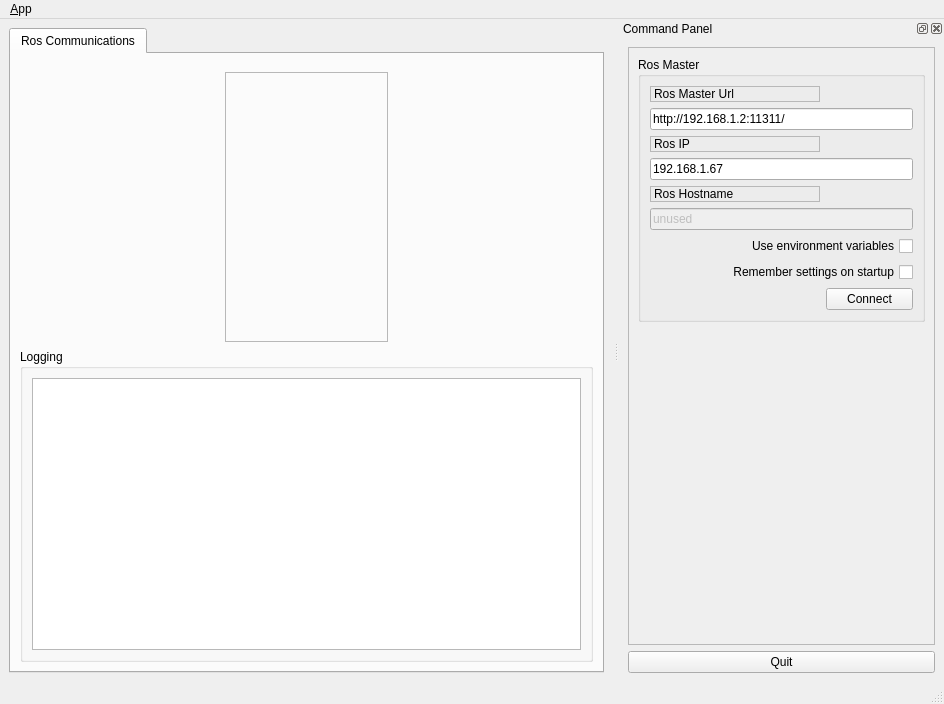
<?xml version="1.0" encoding="UTF-8"?>
<ui version="4.0">
 <class>MainWindowDesign</class>
 <widget class="QMainWindow" name="MainWindowDesign">
  <property name="geometry">
   <rect>
    <x>0</x>
    <y>0</y>
    <width>944</width>
    <height>704</height>
   </rect>
  </property>
  <property name="windowTitle">
   <string>QRosApp</string>
  </property>
  <property name="windowIcon">
   <iconset resource="../resources/images.qrc">
    <normaloff>:/images/icon.png</normaloff>:/images/icon.png</iconset>
  </property>
  <property name="locale">
   <locale language="English" country="Australia"/>
  </property>
  <widget class="QWidget" name="centralwidget">
   <layout class="QHBoxLayout">
    <item>
     <widget class="QTabWidget" name="tab_manager">
      <property name="minimumSize">
       <size>
        <width>100</width>
        <height>0</height>
       </size>
      </property>
      <property name="locale">
       <locale language="English" country="Australia"/>
      </property>
      <property name="currentIndex">
       <number>0</number>
      </property>
      <widget class="QWidget" name="tab_status">
       <attribute name="title">
        <string>Ros Communications</string>
       </attribute>
       <layout class="QVBoxLayout" name="verticalLayout_2">
        <item>
         <widget class="QFrame" name="horizontalFrame">
          <property name="minimumSize">
           <size>
            <width>0</width>
            <height>280</height>
           </size>
          </property>
          <property name="maximumSize">
           <size>
            <width>16777215</width>
            <height>280</height>
           </size>
          </property>
          <layout class="QHBoxLayout" name="horizontalLayout">
           <item>
            <widget class="QFrame" name="frame_2">
             <property name="minimumSize">
              <size>
               <width>163</width>
               <height>270</height>
              </size>
             </property>
             <property name="maximumSize">
              <size>
               <width>163</width>
               <height>270</height>
              </size>
             </property>
             <property name="frameShape">
              <enum>QFrame::StyledPanel</enum>
             </property>
             <property name="frameShadow">
              <enum>QFrame::Raised</enum>
             </property>
             <widget class="QLabel" name="label_4">
              <property name="geometry">
               <rect>
                <x>0</x>
                <y>0</y>
                <width>163</width>
                <height>270</height>
               </rect>
              </property>
              <property name="text">
               <string/>
              </property>
              <property name="pixmap">
               <pixmap resource="../resources/images.qrc">:/images/base_control.png</pixmap>
              </property>
             </widget>
             <widget class="QPushButton" name="button1">
              <property name="geometry">
               <rect>
                <x>67</x>
                <y>25</y>
                <width>28</width>
                <height>28</height>
               </rect>
              </property>
              <property name="focusPolicy">
               <enum>Qt::NoFocus</enum>
              </property>
              <property name="styleSheet">
               <string notr="true">border-radius: 5px;</string>
              </property>
              <property name="text">
               <string/>
              </property>
              <property name="icon">
               <iconset resource="../resources/images.qrc">
                <normaloff>:/images/button1.png</normaloff>:/images/button1.png</iconset>
              </property>
              <property name="iconSize">
               <size>
                <width>24</width>
                <height>24</height>
               </size>
              </property>
             </widget>
             <widget class="QPushButton" name="button2">
              <property name="geometry">
               <rect>
                <x>41</x>
                <y>65</y>
                <width>28</width>
                <height>28</height>
               </rect>
              </property>
              <property name="focusPolicy">
               <enum>Qt::NoFocus</enum>
              </property>
              <property name="styleSheet">
               <string notr="true">border-radius: 5px;</string>
              </property>
              <property name="text">
               <string/>
              </property>
              <property name="icon">
               <iconset resource="../resources/images.qrc">
                <normaloff>:/images/button2.png</normaloff>:/images/button2.png</iconset>
              </property>
              <property name="iconSize">
               <size>
                <width>24</width>
                <height>24</height>
               </size>
              </property>
             </widget>
             <widget class="QPushButton" name="button3">
              <property name="geometry">
               <rect>
                <x>94</x>
                <y>65</y>
                <width>28</width>
                <height>28</height>
               </rect>
              </property>
              <property name="focusPolicy">
               <enum>Qt::NoFocus</enum>
              </property>
              <property name="styleSheet">
               <string notr="true">border-radius: 5px;</string>
              </property>
              <property name="text">
               <string/>
              </property>
              <property name="icon">
               <iconset resource="../resources/images.qrc">
                <normaloff>:/images/button3.png</normaloff>:/images/button3.png</iconset>
              </property>
              <property name="iconSize">
               <size>
                <width>24</width>
                <height>24</height>
               </size>
              </property>
             </widget>
             <widget class="QPushButton" name="buttonAll">
              <property name="geometry">
               <rect>
                <x>65</x>
                <y>129</y>
                <width>34</width>
                <height>33</height>
               </rect>
              </property>
              <property name="focusPolicy">
               <enum>Qt::NoFocus</enum>
              </property>
              <property name="styleSheet">
               <string notr="true">border-radius: 5px;</string>
              </property>
              <property name="text">
               <string/>
              </property>
              <property name="icon">
               <iconset resource="../resources/images.qrc">
                <normaloff>:/images/button_all.png</normaloff>:/images/button_all.png</iconset>
              </property>
              <property name="iconSize">
               <size>
                <width>34</width>
                <height>33</height>
               </size>
              </property>
             </widget>
            </widget>
           </item>
          </layout>
         </widget>
        </item>
        <item>
         <widget class="QGroupBox" name="groupBox_12">
          <property name="sizePolicy">
           <sizepolicy hsizetype="MinimumExpanding" vsizetype="Preferred">
            <horstretch>0</horstretch>
            <verstretch>0</verstretch>
           </sizepolicy>
          </property>
          <property name="title">
           <string>Logging</string>
          </property>
          <layout class="QGridLayout" name="gridLayout_3">
           <item row="0" column="0">
            <widget class="QListView" name="view_logging"/>
           </item>
          </layout>
         </widget>
        </item>
       </layout>
      </widget>
     </widget>
    </item>
   </layout>
  </widget>
  <widget class="QMenuBar" name="menubar">
   <property name="geometry">
    <rect>
     <x>0</x>
     <y>0</y>
     <width>944</width>
     <height>22</height>
    </rect>
   </property>
   <widget class="QMenu" name="menu_File">
    <property name="title">
     <string>&amp;App</string>
    </property>
    <addaction name="action_Preferences"/>
    <addaction name="separator"/>
    <addaction name="actionAbout"/>
    <addaction name="actionAbout_Qt"/>
    <addaction name="separator"/>
    <addaction name="action_Quit"/>
   </widget>
   <addaction name="menu_File"/>
  </widget>
  <widget class="QStatusBar" name="statusbar"/>
  <widget class="QDockWidget" name="dock_status">
   <property name="sizePolicy">
    <sizepolicy hsizetype="Minimum" vsizetype="Preferred">
     <horstretch>0</horstretch>
     <verstretch>0</verstretch>
    </sizepolicy>
   </property>
   <property name="minimumSize">
    <size>
     <width>325</width>
     <height>389</height>
    </size>
   </property>
   <property name="allowedAreas">
    <set>Qt::RightDockWidgetArea</set>
   </property>
   <property name="windowTitle">
    <string>Command Panel</string>
   </property>
   <attribute name="dockWidgetArea">
    <number>2</number>
   </attribute>
   <widget class="QWidget" name="dockWidgetContents_2">
    <layout class="QVBoxLayout" name="verticalLayout">
     <item>
      <widget class="QFrame" name="frame">
       <property name="sizePolicy">
        <sizepolicy hsizetype="Minimum" vsizetype="Preferred">
         <horstretch>0</horstretch>
         <verstretch>0</verstretch>
        </sizepolicy>
       </property>
       <property name="frameShape">
        <enum>QFrame::StyledPanel</enum>
       </property>
       <property name="frameShadow">
        <enum>QFrame::Raised</enum>
       </property>
       <layout class="QVBoxLayout" name="verticalLayout_3">
        <item>
         <widget class="QGroupBox" name="groupBox">
          <property name="title">
           <string>Ros Master</string>
          </property>
          <layout class="QGridLayout" name="gridLayout">
           <item row="0" column="0">
            <widget class="QLabel" name="label">
             <property name="frameShape">
              <enum>QFrame::StyledPanel</enum>
             </property>
             <property name="frameShadow">
              <enum>QFrame::Raised</enum>
             </property>
             <property name="text">
              <string>Ros Master Url</string>
             </property>
            </widget>
           </item>
           <item row="1" column="0" colspan="2">
            <widget class="QLineEdit" name="line_edit_master">
             <property name="text">
              <string>http://192.168.1.2:11311/</string>
             </property>
            </widget>
           </item>
           <item row="2" column="0">
            <widget class="QLabel" name="label_2">
             <property name="frameShape">
              <enum>QFrame::StyledPanel</enum>
             </property>
             <property name="frameShadow">
              <enum>QFrame::Raised</enum>
             </property>
             <property name="text">
              <string>Ros IP</string>
             </property>
            </widget>
           </item>
           <item row="3" column="0" colspan="2">
            <widget class="QLineEdit" name="line_edit_host">
             <property name="text">
              <string>192.168.1.67</string>
             </property>
            </widget>
           </item>
           <item row="4" column="0">
            <widget class="QLabel" name="label_3">
             <property name="frameShape">
              <enum>QFrame::StyledPanel</enum>
             </property>
             <property name="frameShadow">
              <enum>QFrame::Raised</enum>
             </property>
             <property name="text">
              <string>Ros Hostname</string>
             </property>
            </widget>
           </item>
           <item row="5" column="0" colspan="2">
            <widget class="QLineEdit" name="line_edit_topic">
             <property name="enabled">
              <bool>false</bool>
             </property>
             <property name="text">
              <string>unused</string>
             </property>
            </widget>
           </item>
           <item row="6" column="0" colspan="2">
            <widget class="QCheckBox" name="checkbox_use_environment">
             <property name="layoutDirection">
              <enum>Qt::RightToLeft</enum>
             </property>
             <property name="text">
              <string>Use environment variables</string>
             </property>
            </widget>
           </item>
           <item row="7" column="0" colspan="2">
            <widget class="QCheckBox" name="checkbox_remember_settings">
             <property name="layoutDirection">
              <enum>Qt::RightToLeft</enum>
             </property>
             <property name="text">
              <string>Remember settings on startup</string>
             </property>
            </widget>
           </item>
           <item row="8" column="0">
            <spacer name="horizontalSpacer">
             <property name="orientation">
              <enum>Qt::Horizontal</enum>
             </property>
             <property name="sizeHint" stdset="0">
              <size>
               <width>170</width>
               <height>21</height>
              </size>
             </property>
            </spacer>
           </item>
           <item row="8" column="1">
            <widget class="QPushButton" name="button_connect">
             <property name="enabled">
              <bool>true</bool>
             </property>
             <property name="sizePolicy">
              <sizepolicy hsizetype="MinimumExpanding" vsizetype="Fixed">
               <horstretch>0</horstretch>
               <verstretch>0</verstretch>
              </sizepolicy>
             </property>
             <property name="toolTip">
              <string>Set the target to the current joint trajectory state.</string>
             </property>
             <property name="statusTip">
              <string>Clear all waypoints and set the target to the current joint trajectory state.</string>
             </property>
             <property name="text">
              <string>Connect</string>
             </property>
            </widget>
           </item>
          </layout>
         </widget>
        </item>
        <item>
         <spacer name="verticalSpacer_3">
          <property name="orientation">
           <enum>Qt::Vertical</enum>
          </property>
          <property name="sizeHint" stdset="0">
           <size>
            <width>20</width>
            <height>233</height>
           </size>
          </property>
         </spacer>
        </item>
       </layout>
      </widget>
     </item>
     <item>
      <widget class="QPushButton" name="quit_button">
       <property name="sizePolicy">
        <sizepolicy hsizetype="MinimumExpanding" vsizetype="Fixed">
         <horstretch>0</horstretch>
         <verstretch>0</verstretch>
        </sizepolicy>
       </property>
       <property name="text">
        <string>Quit</string>
       </property>
      </widget>
     </item>
    </layout>
   </widget>
  </widget>
  <action name="action_Quit">
   <property name="text">
    <string>&amp;Quit</string>
   </property>
   <property name="shortcut">
    <string>Ctrl+Q</string>
   </property>
   <property name="shortcutContext">
    <enum>Qt::ApplicationShortcut</enum>
   </property>
  </action>
  <action name="action_Preferences">
   <property name="text">
    <string>&amp;Preferences</string>
   </property>
  </action>
  <action name="actionAbout">
   <property name="text">
    <string>&amp;About</string>
   </property>
  </action>
  <action name="actionAbout_Qt">
   <property name="text">
    <string>About &amp;Qt</string>
   </property>
  </action>
 </widget>
 <resources>
  <include location="../resources/images.qrc"/>
 </resources>
 <connections>
  <connection>
   <sender>action_Quit</sender>
   <signal>triggered()</signal>
   <receiver>MainWindowDesign</receiver>
   <slot>close()</slot>
   <hints>
    <hint type="sourcelabel">
     <x>-1</x>
     <y>-1</y>
    </hint>
    <hint type="destinationlabel">
     <x>399</x>
     <y>299</y>
    </hint>
   </hints>
  </connection>
  <connection>
   <sender>quit_button</sender>
   <signal>clicked()</signal>
   <receiver>MainWindowDesign</receiver>
   <slot>close()</slot>
   <hints>
    <hint type="sourcelabel">
     <x>859</x>
     <y>552</y>
    </hint>
    <hint type="destinationlabel">
     <x>469</x>
     <y>299</y>
    </hint>
   </hints>
  </connection>
 </connections>
</ui>
